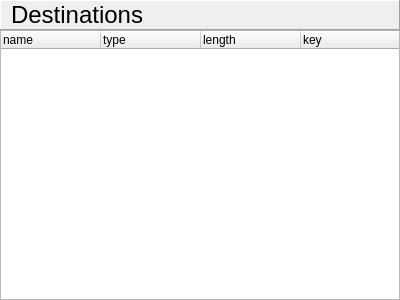
<?xml version="1.0" encoding="UTF-8"?>
<ui version="4.0">
 <class>SignalList</class>
 <widget class="QWidget" name="SignalList">
  <property name="geometry">
   <rect>
    <x>0</x>
    <y>0</y>
    <width>400</width>
    <height>300</height>
   </rect>
  </property>
  <property name="windowTitle">
   <string>Form</string>
  </property>
  <layout class="QVBoxLayout" name="verticalLayout" stretch="0,1">
   <property name="spacing">
    <number>0</number>
   </property>
   <property name="leftMargin">
    <number>0</number>
   </property>
   <property name="topMargin">
    <number>0</number>
   </property>
   <property name="rightMargin">
    <number>0</number>
   </property>
   <property name="bottomMargin">
    <number>0</number>
   </property>
   <item>
    <widget class="QFrame" name="frame">
     <property name="sizePolicy">
      <sizepolicy hsizetype="Preferred" vsizetype="Preferred">
       <horstretch>0</horstretch>
       <verstretch>0</verstretch>
      </sizepolicy>
     </property>
     <property name="minimumSize">
      <size>
       <width>0</width>
       <height>10</height>
      </size>
     </property>
     <property name="styleSheet">
      <string notr="true"/>
     </property>
     <property name="frameShape">
      <enum>QFrame::Panel</enum>
     </property>
     <property name="frameShadow">
      <enum>QFrame::Raised</enum>
     </property>
     <layout class="QHBoxLayout" name="horizontalLayout">
      <property name="spacing">
       <number>0</number>
      </property>
      <property name="leftMargin">
       <number>0</number>
      </property>
      <property name="topMargin">
       <number>0</number>
      </property>
      <property name="rightMargin">
       <number>0</number>
      </property>
      <property name="bottomMargin">
       <number>0</number>
      </property>
      <item>
       <widget class="QLabel" name="label">
        <property name="sizePolicy">
         <sizepolicy hsizetype="Fixed" vsizetype="Preferred">
          <horstretch>0</horstretch>
          <verstretch>0</verstretch>
         </sizepolicy>
        </property>
        <property name="minimumSize">
         <size>
          <width>120</width>
          <height>0</height>
         </size>
        </property>
        <property name="font">
         <font>
          <pointsize>18</pointsize>
         </font>
        </property>
        <property name="text">
         <string>Destinations</string>
        </property>
        <property name="indent">
         <number>10</number>
        </property>
       </widget>
      </item>
      <item>
       <widget class="SignalSearchBar" name="widget" native="true"/>
      </item>
     </layout>
    </widget>
   </item>
   <item>
    <widget class="QTreeWidget" name="tree">
     <property name="sizePolicy">
      <sizepolicy hsizetype="Expanding" vsizetype="Expanding">
       <horstretch>0</horstretch>
       <verstretch>20</verstretch>
      </sizepolicy>
     </property>
     <property name="horizontalScrollBarPolicy">
      <enum>Qt::ScrollBarAlwaysOff</enum>
     </property>
     <attribute name="headerCascadingSectionResizes">
      <bool>true</bool>
     </attribute>
     <column>
      <property name="text">
       <string>name</string>
      </property>
     </column>
     <column>
      <property name="text">
       <string>type</string>
      </property>
     </column>
     <column>
      <property name="text">
       <string>length</string>
      </property>
     </column>
     <column>
      <property name="text">
       <string>key</string>
      </property>
     </column>
    </widget>
   </item>
  </layout>
 </widget>
 <customwidgets>
  <customwidget>
   <class>SignalSearchBar</class>
   <extends>QWidget</extends>
   <header>signalsearchbar.h</header>
   <container>1</container>
  </customwidget>
 </customwidgets>
 <resources/>
 <connections/>
</ui>
